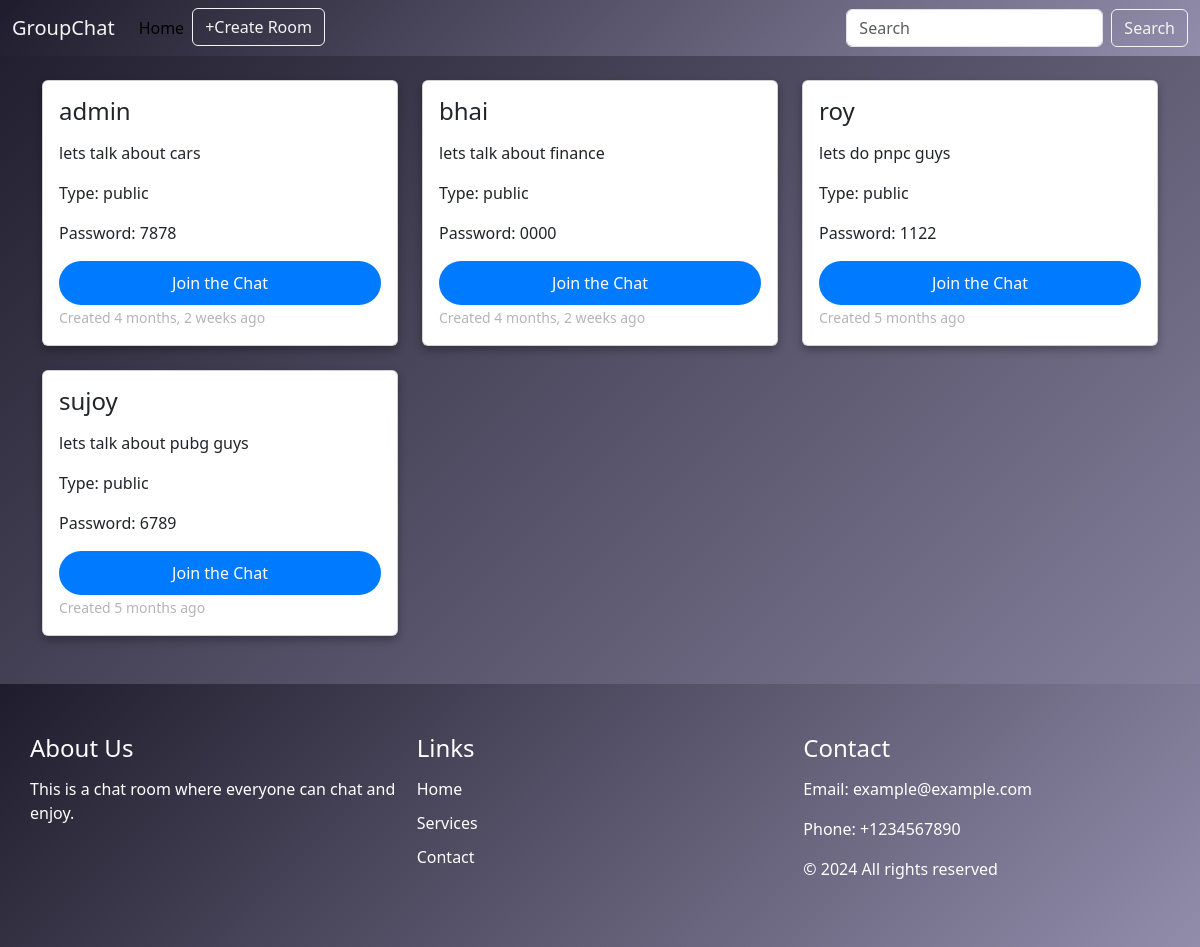
Before: /maine/ with the older database file.
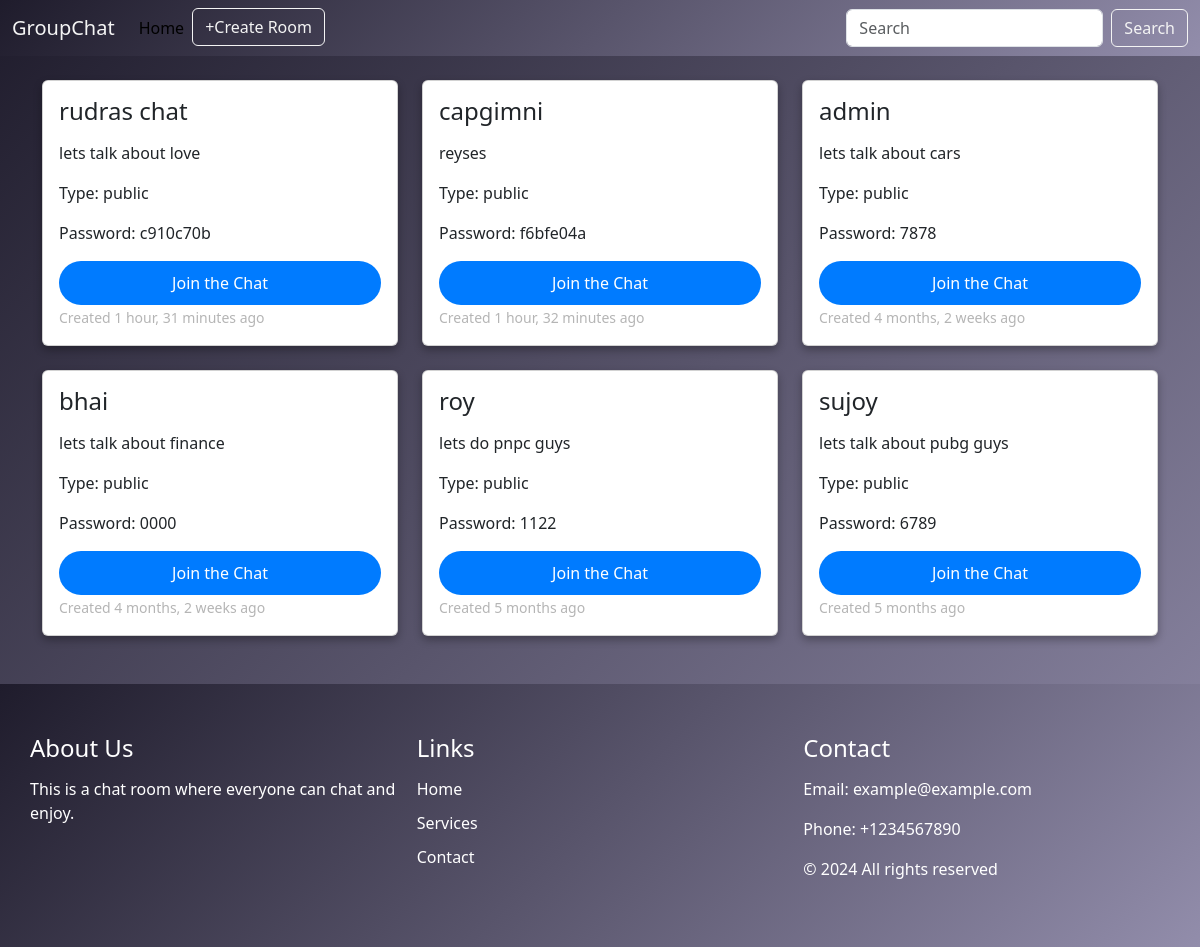
After: the same page with the newer database file.
### conn/models.py (models this page shows, shortened)
class chatroom(models.Model) :
    ROOM_TYPE_CHOICES = [
        ('public', 'Public'),
        ('private', 'Private'),
    ]
    name = models.TextField(max_length=25)
    bio = models.TextField(max_length=200)
    room_id = models.CharField(max_length=4)
    room_type = models.CharField(
        max_length=10,
        choices=ROOM_TYPE_CHOICES,
        default='public',
    )
    participants = models.ManyToManyField(User ,blank=False)
    updated = models.DateTimeField(auto_now=True)
    created = models.DateTimeField(auto_now_add=True)
    class Meta :
        ordering = ['-updated' , '-created']

### conn/views.py (the view)
# urls.py: path('maine/', views.main,name='main'),
def main(request) :
    if request.GET.get('q') != None :
        a = request.GET.get('q')
        rooms = chatroom.objects.filter(name__icontains=a)
        b= rooms.count()
    else :
        rooms = chatroom.objects.filter(room_type="public")
        b = rooms.count()
    return render(request , 'index.html' , {'room':rooms , 'b':b})

### templates/index.html (shortened to what this page needs)
<!DOCTYPE html>
<html lang="en">
<head>
    <link href="https://cdn.jsdelivr.net/npm/bootstrap@5.3.3/dist/css/bootstrap.min.css" rel="stylesheet">
</head>
<body>
    {% include "navbar.html" %}
    <div class="wrapper">
        <main class="container my-4">
            {% block content %}
            <div class="row">
                {% for i in room %}
                <div class="col-lg-4 col-md-6 col-sm-12 mb-4">
                    <div class="card custom-card h-100">
                        <div class="card-body d-flex flex-column">
                            <h5 class="card-title">{{ i.name }}</h5>
                            <p class="card-text">{{ i.bio }}</p>
                            <p class="card-text">Type: {{ i.room_type }}</p>
                            <p class="card-text">Password: {{ i.room_id }}</p>
                            <a href="{% url 'room' i.id %}" class="btn btn-primary mt-auto">Join the Chat</a>
                            <p class="card-text"><small class="text-muted">Created {{ i.created|timesince }} ago</small></p>
                        </div>
                    </div>
                </div>
                {% endfor %}
            </div>
            {% endblock content %}
        </main>
        <footer>
            <div class="footer-container">
                <div class="footer-section">
                    <h4>About Us</h4>
                    <p>This is a chat room where everyone can chat and enjoy.</p>
                </div>
                <div class="footer-section">
                    <h4>Links</h4>
                    <ul>
                        <li><a href="#">Home</a></li>
                        <li><a href="#">Services</a></li>
                        <li><a href="#">Contact</a></li>
                    </ul>
                </div>
                <div class="footer-section">
                    <h4>Contact</h4>
                    <p>Email: example@example.com</p>
                    <p>Phone: +1234567890</p>
                    <p>&copy; 2024 All rights reserved</p>
                </div>
            </div>
        </footer>
    </div>
</body>
</html>

### templates/navbar.html (shortened to what this page needs)
<!DOCTYPE html>
<html lang="en">
<head>
    <link href="https://cdn.jsdelivr.net/npm/bootstrap@5.3.3/dist/css/bootstrap.min.css" rel="stylesheet">
</head>
<body>
    <nav class="navbar navbar-expand-lg navbar-custom sticky-top">
        <div class="container-fluid">
            <a class="navbar-brand" href="#">GroupChat</a>
            <div class="collapse navbar-collapse" id="navbarSupportedContent">
                <ul class="navbar-nav me-auto mb-2 mb-lg-0">
                    <li class="nav-item">
                        <a class="nav-link active" aria-current="page" href="/">Home</a>
                    </li>
                    <li class="nav-item">
                        <button type="button" class="btn btn-outline-info top-right-button"><a href="{% url 'cr' %}" style="text-decoration: none; color: inherit;">+Create Room</a></button>
                    </li>
                </ul>
                <form method="GET" action="{% url 'main' %}" class="d-flex" role="search">
                    <input class="form-control me-2" type="text" name="q" placeholder="Search" aria-label="Search">
                    <button class="btn btn-outline-success" type="submit">Search</button>
                </form>
            </div>
        </div>
    </nav>
</body>
</html>

### templates/index.html (style rules this page uses)
body { font-family: 'Segoe UI', Tahoma, Geneva, Verdana, sans-serif; margin: 0; padding: 0; background: linear-gradient(135deg, #1f1c2c, #928dab); color: #f4f4f4; }
.wrapper { display: flex; flex-direction: column; min-height: 100vh; }
main { flex: 1; }
footer { background: linear-gradient(135deg, #1f1c2c, #928dab); color: #fff; padding: 20px 0; }
.footer-container { display: flex; flex-wrap: wrap; justify-content: space-between; max-width: 1200px; margin: auto; padding: 20px; }
.footer-section { flex: 1; padding: 10px; min-width: 200px; }
.footer-section h4 { margin-bottom: 15px; }
.footer-section ul { list-style: none; padding: 0; }
.footer-section ul li { margin-bottom: 10px; }
.footer-section ul li a { color: #fff; text-decoration: none; }
.custom-card { background-color: rgba(0, 0, 0, 0.8); color: #f4f4f4; border: none; border-radius: 10px; box-shadow: 0 4px 8px rgba(0, 0, 0, 0.3); transition: transform 0.3s ease, box-shadow 0.3s ease; }
.custom-card .card-title { font-size: 1.5rem; margin-bottom: 15px; }
.custom-card .btn { background-color: #007bff; border: none; border-radius: 25px; padding: 10px 20px; transition: background-color 0.3s ease; }
.custom-card .text-muted { color: #b5b5b5 !important; }

### templates/navbar.html (style rules this page uses)
body { font-family: 'Segoe UI', Tahoma, Geneva, Verdana, sans-serif; margin: 0; padding: 0; background: linear-gradient(135deg, #1f1c2c, #928dab); color: #f4f4f4; }
.navbar-custom { background: linear-gradient(135deg, #1f1c2c, #928dab); }
.navbar-custom .nav-link, .navbar-custom .navbar-brand { color: #f4f4f4; }
.navbar-custom .btn-outline-info { color: #f4f4f4; border-color: #f4f4f4; }
.navbar-custom .btn-outline-success { color: #f4f4f4; border-color: #f4f4f4; }

Changed rows visible on the page:
added chatroom: name "rudras chat", bio "lets talk about love", room_type "public", room_id "c910c70b", created "1 hour, 31 minutes"
added chatroom: name "capgimni", bio "reyses", room_type "public", room_id "f6bfe04a", created "1 hour, 32 minutes"
